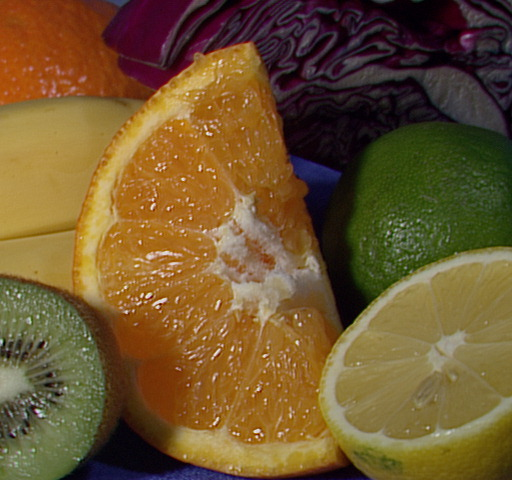
//> input picture fruits.jpg, 512 x 480 px
$ ./example_13-01   (built with g++ and OpenCV 4)
//> lines starting //> are read from the running program, lines starting //| are printed output that depends on the picture
// Example 13-1. Histogram computation and display

#include <opencv2/opencv.hpp>
#include <iostream>

using namespace std;

int main() {

    cv::Mat src = cv::imread("../fruits.jpg");
//> src is the input picture: 480 rows x 512 cols, CV_8UC3; mean B, G, R 46.2, 85.6, 110.8
    if (src.empty()) {
        cout << "Cannot load " << "../fruits.jpg" << endl;
        return -1;
    }

    // Compute the HSV image, and decompose it into separate planes.
    //
    cv::Mat hsv;
    cv::cvtColor(src, hsv, cv::COLOR_BGR2HSV);
//> hsv: 480 rows x 512 cols, CV_8UC3; mean H, S, V 48.2, 159.9, 113.8

    float h_ranges[] = {0, 180}; // hue is [0, 180]
    float s_ranges[] = {0, 256};
    const float *ranges[] = {h_ranges, s_ranges};
    int histSize[] = {30, 32}, ch[] = {0, 1};

    cv::Mat hist;

    // Compute the histogram
    //
    cv::calcHist(&hsv, 1, ch, cv::noArray(), hist, 2, histSize, ranges, true);
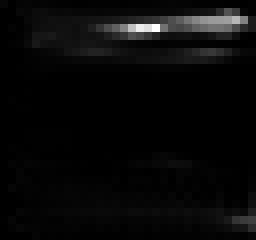
//> hist: 30 rows x 32 cols, CV_32FC1 (shown 8 times larger); min 0, max 7211, mean 256; drawn with min black and max white
    cv::normalize(hist, hist, 0, 255, cv::NORM_MINMAX);

    int scale = 10;
    cv::Mat hist_img(histSize[0] * scale, histSize[1] * scale, CV_8UC3);

    // Draw our histogram.
    //
    for (int h = 0; h < histSize[0]; h++) {
        for (int s = 0; s < histSize[1]; s++) {
            float hval = hist.at<float>(h, s);
            cv::rectangle(
                    hist_img,
                    cv::Rect(h * scale, s * scale, scale, scale),
                    cv::Scalar::all(hval),
                    -1
            );
        }
    }
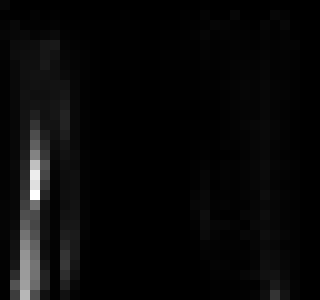
//> hist_img: 300 rows x 320 cols, CV_8UC3; min 0, max 255, mean 8.5

    cv::imshow("image", src);
    cv::imshow("H-S histogram", hist_img);
    cv::waitKey();
    return 0;
}

$ run again, with BlueCup.jpg copied over fruits.jpg
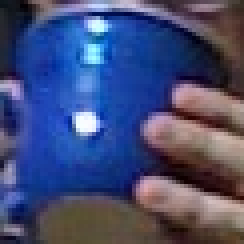
//> input picture BlueCup.jpg, 61 x 61 px (shown 4 times larger)
//> src is the input picture: 61 rows x 61 cols, CV_8UC3; mean B, G, R 117.6, 76.4, 68
//> hsv: 61 rows x 61 cols, CV_8UC3; mean H, S, V 89.8, 140.9, 128
//> `cv::calcHist(&hsv, 1, ch, cv::noArray(), hist, 2, histSize, ranges, tr..`:
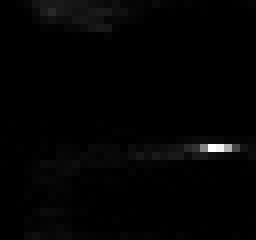
//> hist: 30 rows x 32 cols, CV_32FC1 (shown 8 times larger); min 0, max 303, mean 3.9; drawn with min black and max white
//> after the loop `for (int h = 0; h < histSize[0]; h++)`:
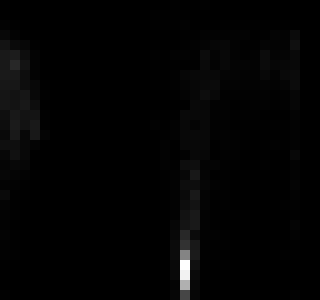
//> hist_img: 300 rows x 320 cols, CV_8UC3; min 0, max 255, mean 3.2

$ run again, with HandIndoorColor.jpg copied over fruits.jpg
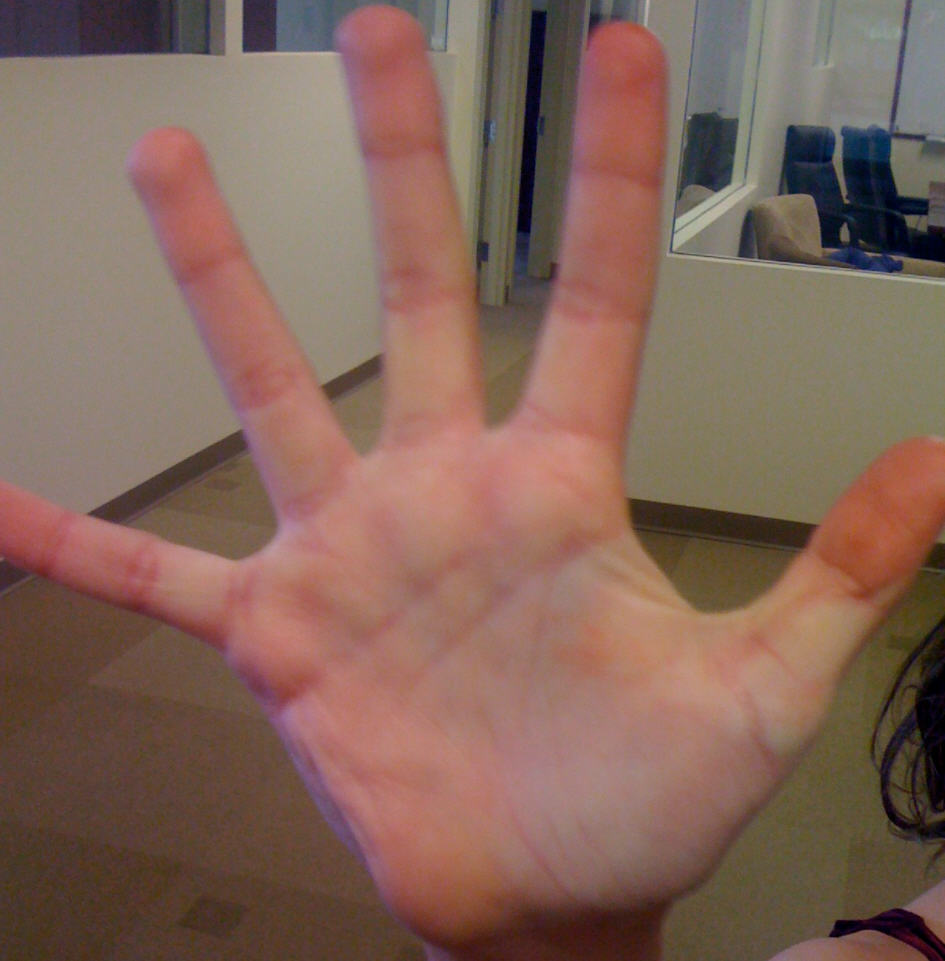
//> input picture HandIndoorColor.jpg, 945 x 961 px
//> src is the input picture: 961 rows x 945 cols, CV_8UC3; mean B, G, R 89.5, 101.6, 131.2
//> hsv: 961 rows x 945 cols, CV_8UC3; mean H, S, V 29.1, 89.2, 132.4
//> `cv::calcHist(&hsv, 1, ch, cv::noArray(), hist, 2, histSize, ranges, tr..`:
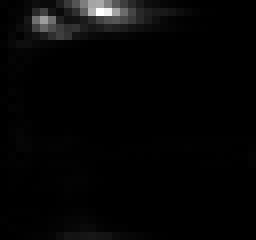
//> hist: 30 rows x 32 cols, CV_32FC1 (shown 8 times larger); min 0, max 42032, mean 946; drawn with min black and max white
//> after the loop `for (int h = 0; h < histSize[0]; h++)`:
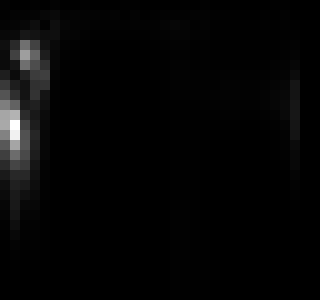
//> hist_img: 300 rows x 320 cols, CV_8UC3; min 0, max 255, mean 5.7

$ run again, with HandOutdoorColor.jpg copied over fruits.jpg
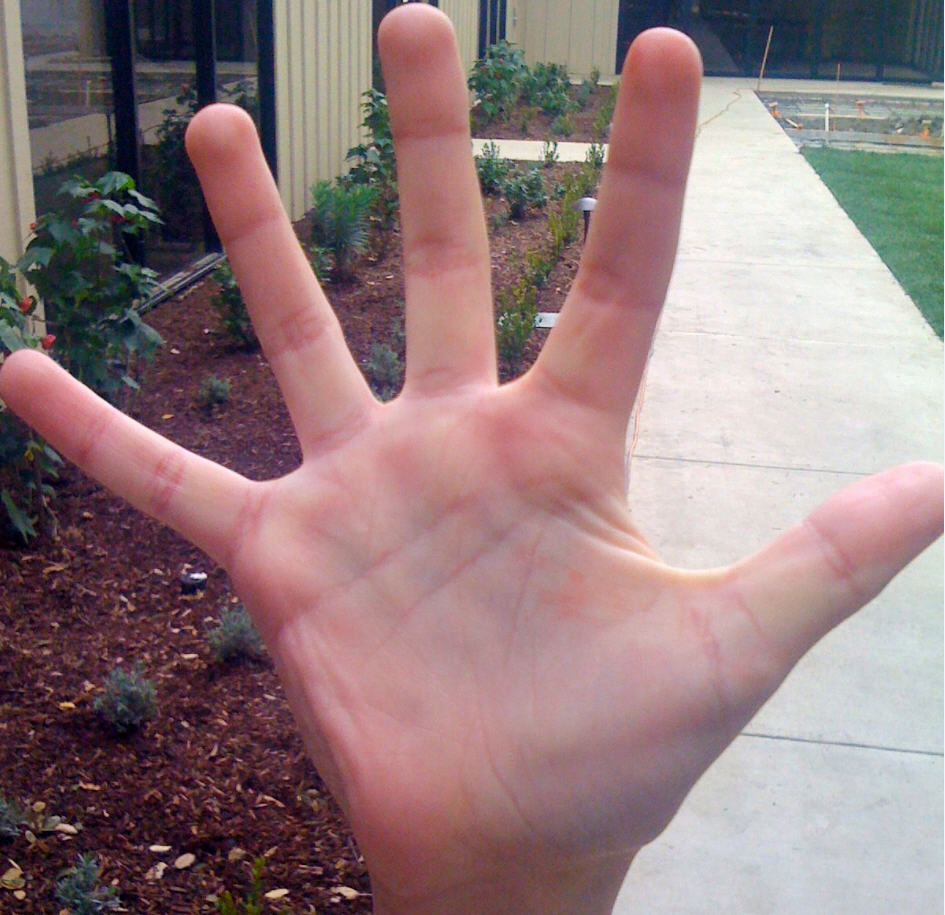
//> input picture HandOutdoorColor.jpg, 945 x 915 px
//> src is the input picture: 915 rows x 945 cols, CV_8UC3; mean B, G, R 125.6, 123.8, 146.8
//> hsv: 915 rows x 945 cols, CV_8UC3; mean H, S, V 96.9, 70.7, 151.6
//> `cv::calcHist(&hsv, 1, ch, cv::noArray(), hist, 2, histSize, ranges, tr..`:
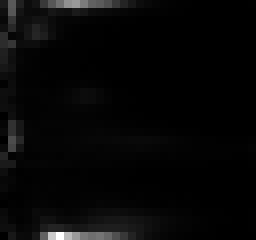
//> hist: 30 rows x 32 cols, CV_32FC1 (shown 8 times larger); min 0, max 31130, mean 900.7; drawn with min black and max white
//> after the loop `for (int h = 0; h < histSize[0]; h++)`:
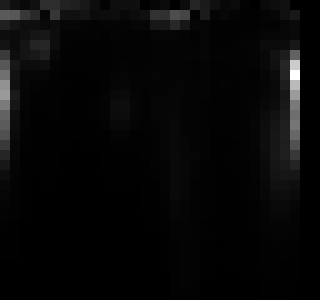
//> hist_img: 300 rows x 320 cols, CV_8UC3; min 0, max 255, mean 7.3
